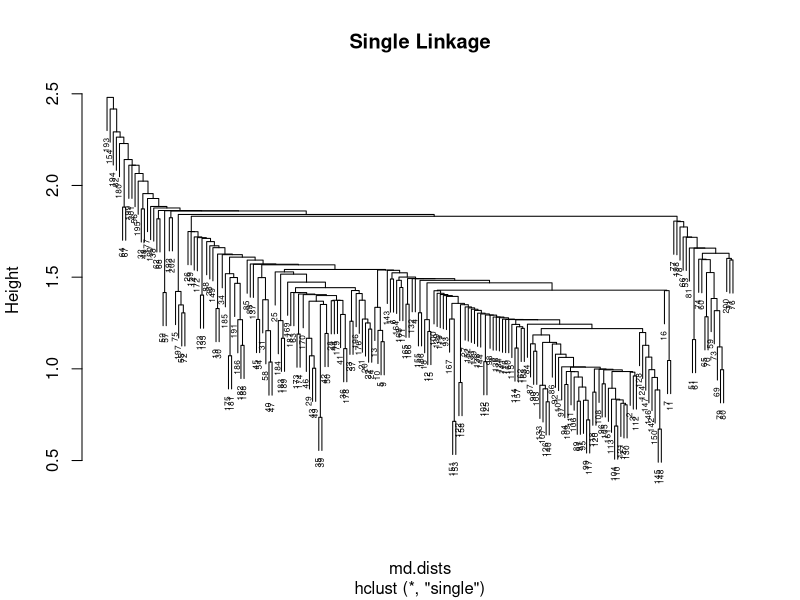
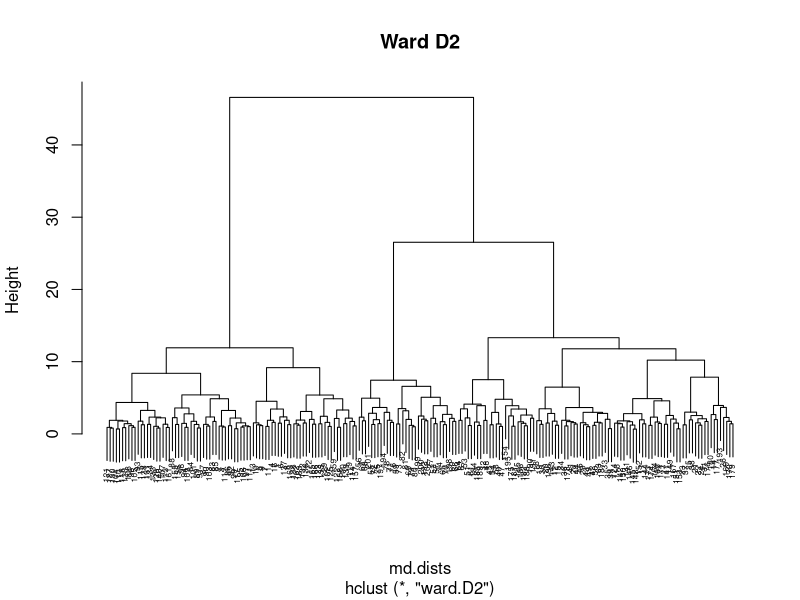

These charts were generated, in order, by the following R code: (Note: this script raises an error after producing the figures.)
## ---- chunk 1
library(knitr)
library(rmarkdown)
knitr::opts_chunk$set(echo = TRUE)
## ---- chunk 2
md.raw <- read.csv("../morphology_data.csv")
## ---- chunk 3
library(tidyverse)
md.numeric <- select(md.raw, !c("Pop", "Sex"))

# Species data measurements are located at these columns.
md.numeric <- md.numeric[, 1:12]
## ---- chunk 4
md.numeric <- md.numeric[complete.cases(md.numeric), ]
## ---- chunk 5
md.scaled <- scale(md.numeric)
md.dists  <- dist(md.scaled)
md.names  <- rownames(md.scaled)
## ---- chunk 6
hc_single <- hclust(md.dists, method="single")
plot(hc_single,
     main="Single Linkage",
     labels=md.names, cex=0.5)
## ---- chunk 7
hc_ward <- hclust(md.dists, method="ward.D2")
plot(hc_ward,
     main="Ward D2",
     labels=md.names, cex=0.5)
## ---- chunk 8
explore <- function(data, pretty_name) {
  avg_sil_widths <- vector(mode="numeric", length=9)
  for (i in seq_along(avg_sil_widths)) {
    # Returns a k x 3 matrix with attributes.
    k   <- i + 1
    sil <- silhouette(cutree(data, k), md.dists)
    avg_sil_width <- mean(sil[, 3])
    print(avg_sil_width)
    avg_sil_widths[i] <- avg_sil_width
  }
  plot(2:10, avg_sil_widths, type="b", # Render both points and lines.
       main=paste("Silhouette method (", pretty_name, ")", sep=""),
       xlab="Cluster count (k)", ylab="Average Silhouette width",
       cex=0.5)
}

explore(hc_single, "Single Linkage")
explore(hc_ward, "Ward's Method")
## ---- chunk 9
plot(hc_single,
     main="Single Linkage",
     labels=md.names, cex=0.5)

# CMYK :)
rect.hclust(hc_single, k=4, border=c("cyan", "magenta", "yellow", "black"))
## ---- chunk 10
plot(hc_ward,
     main="Ward D2",
     labels=md.names, cex=0.5)

# CMYK plus one other thing
rect.hclust(hc_ward, k=5, border=c("cyan", "magenta", "yellow", "black", "green"))
